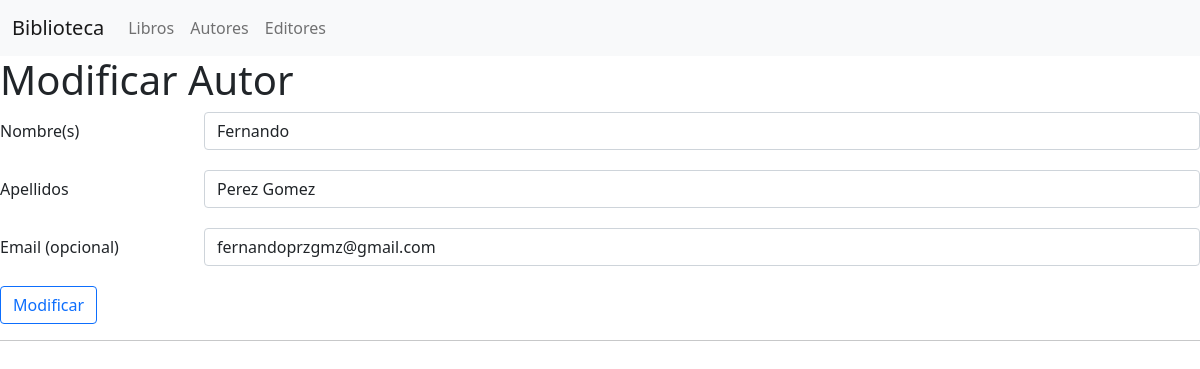
/modificar/autor/1, run on the app's committed database.
### biblioteca/models.py (models this page shows, shortened)
class Autor(models.Model):
    nombre = models.CharField(max_length=30)
    apellidos = models.CharField(max_length=40)
    email = models.EmailField(null=True, blank=True)
    class Meta:
        ordering = ["-apellidos", "-nombre"]
        verbose_name = 'Autor'
        verbose_name_plural = 'Autores'

### biblioteca/views.py (the view)
# urls.py: url(r'^modificar/autor/(\d+)$', views.autor_cu),
def autor_cu(request, autor_id=None):
    form = None
    if request.method == "POST":
        form = AutorForm(request.POST)
        if form.is_valid():
            cd = form.cleaned_data
            if not autor_id:
                Autor.objects.create(**cd)
            else:
                Autor.objects.filter(id=autor_id).update(**cd)
            return HttpResponseRedirect("/autores")
    else:
        if autor_id:
            try:
                autor = Autor.objects.get(id=autor_id)
                form = AutorForm(initial={
                    "nombre": autor.nombre,
                    "apellidos": autor.apellidos,
                    "email": autor.email,
                })
            except Autor.DoesNotExist:
                return HttpResponseRedirect("/autores")
        else:
            form = AutorForm()
    return cu_response(request, form, "autor", bool(autor_id))

### biblioteca/forms.py
class AutorForm(forms.Form):
    nombre = forms.CharField(
        max_length=30,
        widget=forms.TextInput(attrs=build_attrs("nombre"))
    )
    apellidos = forms.CharField(
        max_length=40,
        widget=forms.TextInput(attrs=build_attrs("apellidos"))
    )
    email = forms.EmailField(
        required=False,
        widget=forms.EmailInput(attrs=build_attrs("email"))
    )

### biblioteca/views.py (called while the page is built)
def cu_response(request, form, key, is_new):
    return render(request, "{}_cu.html".format(key), {
        "form":         form,
        "title":        "{} {}".format("Modificar" if is_new else "Crear", key.capitalize()),
        "btn_title":    "Modificar" if is_new else "Crear",
    })

### biblioteca/templates/autor_cu.html (shortened to what this page needs)
{% extends 'shared/cu_base.html' %}
{% block form_content %}
    <div class="mb-3 row">
        <label for="nombre" class="col-sm-2 col-form-label">Nombre(s)</label>
        <div class="col-sm-10">
            {{ form.nombre }}
        </div>
    </div>
    <div class="mb-3 row">
        <label for="apellidos" class="col-sm-2 col-form-label">Apellidos</label>
        <div class="col-sm-10">
            {{ form.apellidos }}
        </div>
    </div>
    <div class="mb-3 row">
        <label for="email" class="col-sm-2 col-form-label">Email (opcional)</label>
        <div class="col-sm-10">
            {{ form.email }}
        </div>
    </div>
{% endblock  %}

### data on the page
Autor: nombre "Fernando", apellidos "Perez Gomez", email "fernandoprzgmz@gmail.com"

### other printed values
{{ title }} "Modificar Autor"
{{ btn_title }} "Modificar"
